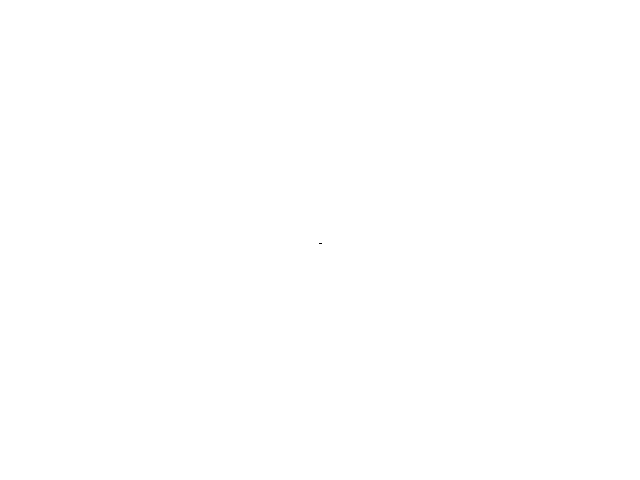
Frame 1 (no input)
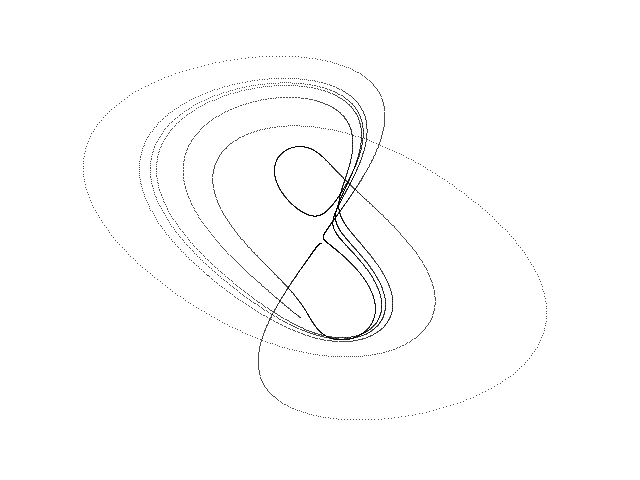
Frame 60 (the mouse pressed at the canvas centre just before this capture)
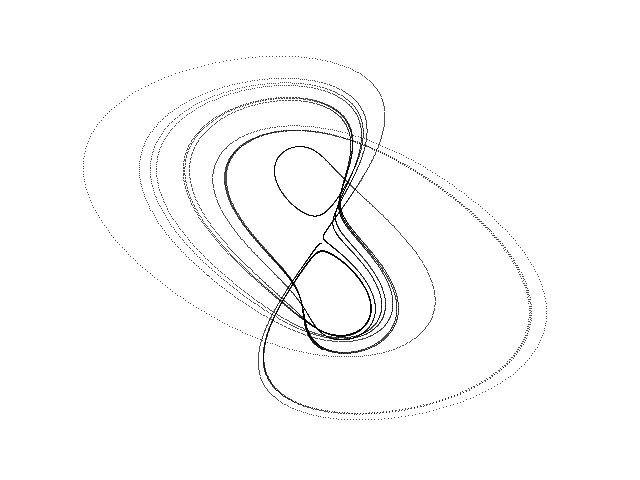
Frame 120 (the mouse held since frame 60 and released just before this capture)

The Processing sketch that drew these frames (run headless with seeded random() and noise(); from frame 60 on, the mouse is pressed at the canvas centre):

// Processing sketch: NCS_Lorenz
// ── NCS_Lorenz.pde
// NCS new Lorenz chaotic attractor //

  float x = 0.1;
  float y = 0.1;
  float z = 0.1;
  float dt = 0.005;
  float a = 2.0;
  float b = 2.0;
  float c = 0.5;
  float d = 4.0;


void setup() {
  
  size(640, 480);
  background(255);
  
}

void draw() {
  
  for (int i=0; i<100; i++) {
    
    float nx = x;
    float ny = y;
    float nz = z;
        
    x = nx + dt * (-a * nx - (b * ny * nz));
    y = ny + dt * (-nx + (c * ny));
    z = nz + dt * (d - (ny * ny) - nz);
  
    point(320 + (15 * x), 240 + (35 * y));
        
  }

}
